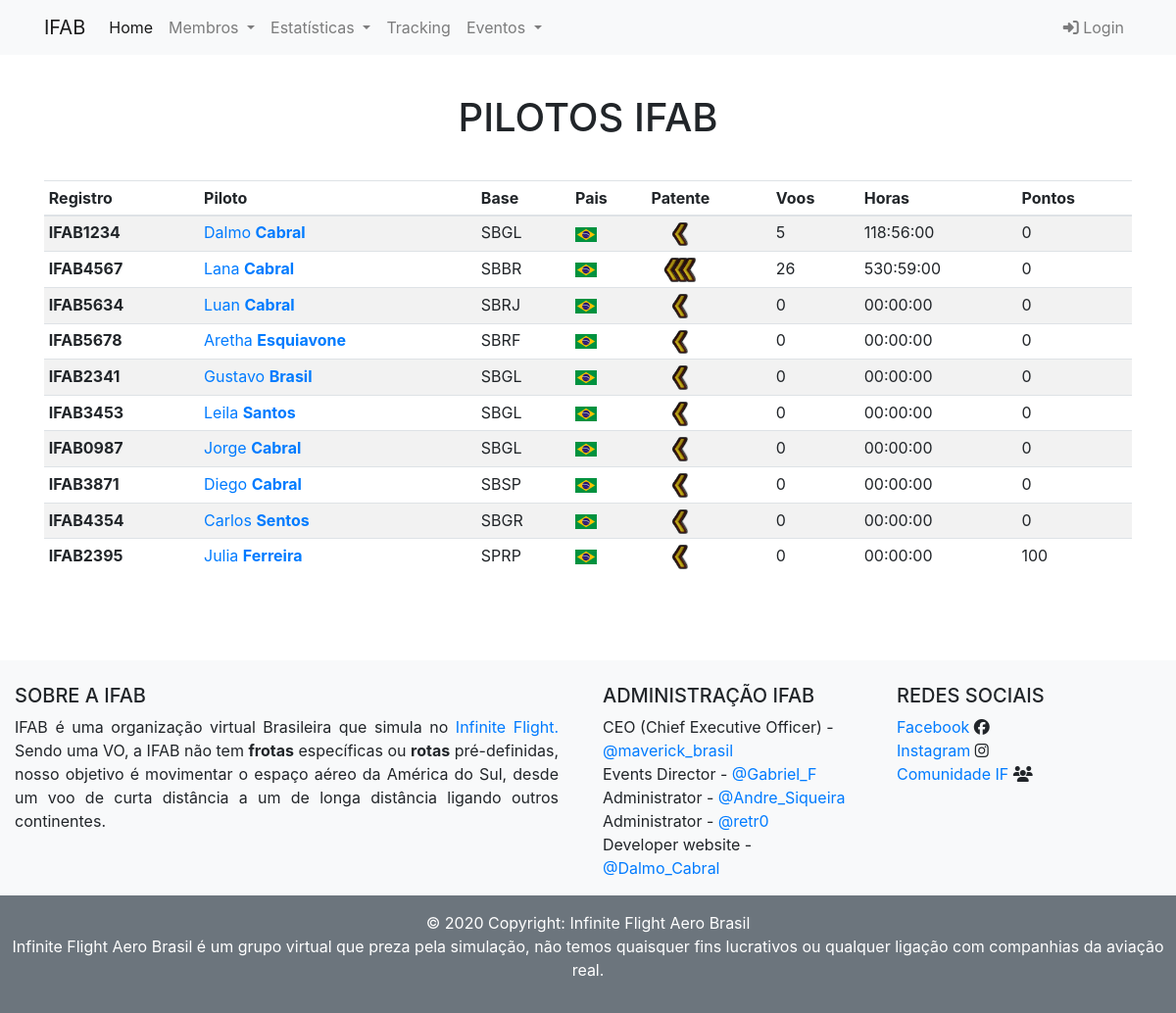
The page /pilotos on the database as committed earlier.
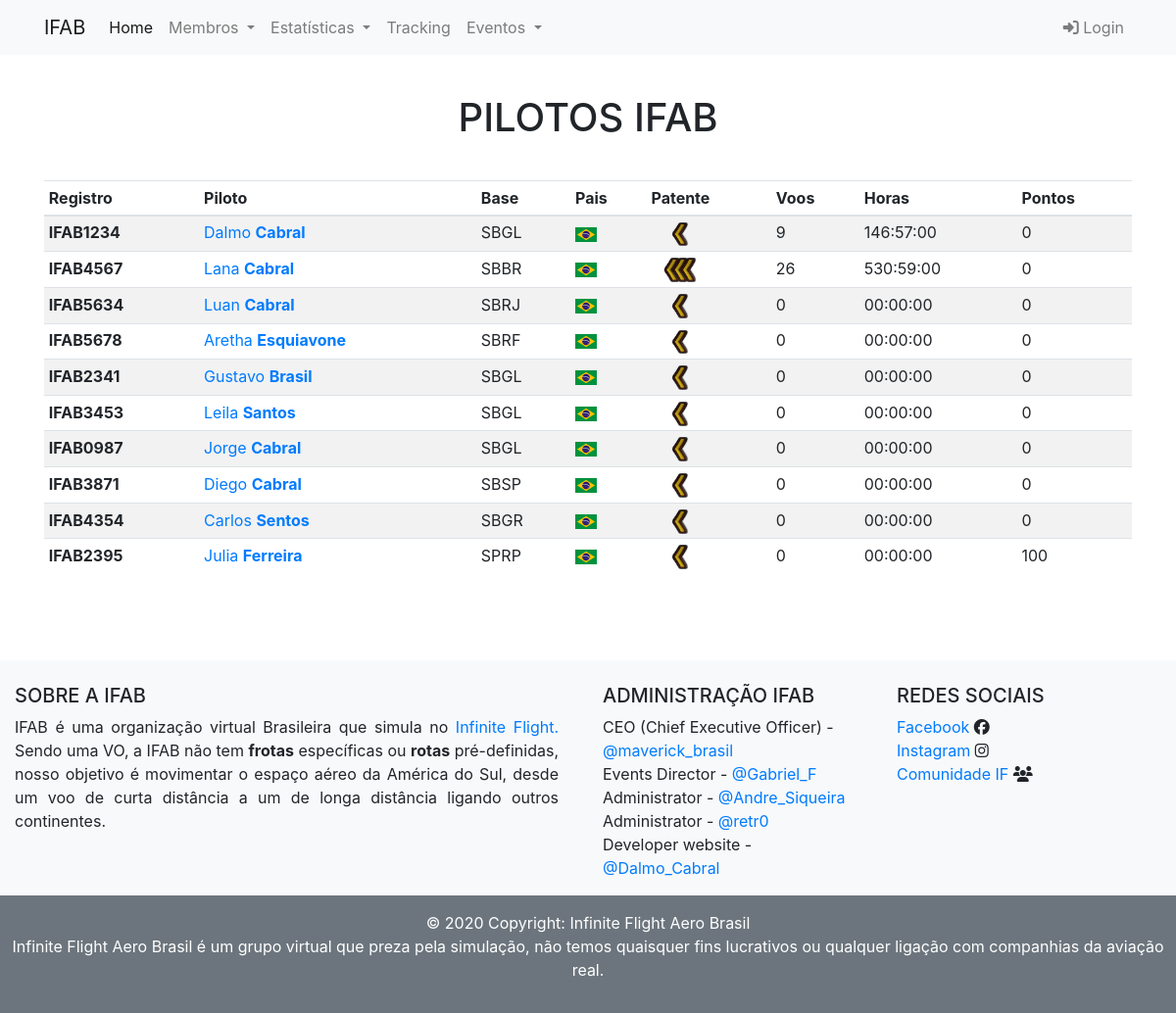
The same page on the database as committed later.
### app/models.py (models this page shows, shortened)
class User(db.Model, UserMixin):
    __tablename__ = 'users'
    id = db.Column(db.Integer, primary_key=True)
    username = db.Column(db.String(80), nullable=False)
    sobrenome = db.Column(db.String(200))
    email = db.Column(db.String(120), unique=True, nullable=False, index=True)
    password = db.Column(db.String(120), nullable=False)
    gametag = db.Column(db.String(200))
    registro = db.Column(db.String(200))
    ifcomunity = db.Column(db.String(400))
    sobremim = db.Column(db.String(200))
    pais = db.Column(db.String(200))
    base = db.Column(db.String(200))
    idade = db.Column(db.String(200))
    grau = db.Column(db.String(200))
    logbook = db.relationship('Logbook', backref='user', lazy='dynamic')  #lazy='dynamic'
    data_create = db.Column(db.DateTime, default=datetime.utcnow)
    pontos = db.Column(db.Integer(), default=0)
    cont_tempo = db.Column(db.Float, default=0)
    cont_tempo_str = db.Column(db.String(20000), default='00:00:00')
    cont_voo = db.Column(db.Integer, default=0)

### app/routes.py (the view)
@app.route('/pilotos')
def pilotos():
    log = Logbook.query.all()
    user = User.query.all()
    return render_template('pilotos.html', users=user, log=log)

### app/templates/pilotos.html (shortened to what this page needs)
{% extends 'base.html' %}
{% block content %}
<div class="container">
    <h1 class="text-center pilots"  style="margin-top: 40px;">PILOTOS IFAB</h1>
    <div class="table-responsive" style="margin-top: 40px;">
        <table class="table table-sm table-striped ">
            <thead>
                <tr>
                    <th>Registro</th>
                    <th>Piloto</th>
                    <th>Base</th>
                    <th>Pais</th>
                    <th>Patente</th>
                    <th>Voos</th>
                    <th>Horas</th>
                    <th>Pontos</th>
                </tr>
            </thead>
            <tbody>
            {% for users in users %}
                <tr>
                    <td><strong>IFAB{{users.registro}}</strong></td>
                    <td><a href="{{ url_for('unique', id=users.id) }}">{{ users.username }} <strong>{{users.sobrenome}}</strong></a></td>
                    <td>{{users.base}}</td>
                    {% if users.pais == 'Brasil' %}
                    <td><img src="../static/img/bandeiras/BR.png" alt=""></td>
                    {% elif users.pais == 'Inglaterra' %}
                    <td><img src="../static/img/bandeiras/GB.png" alt=""></td>
                    {% endif %}
                    <td>
                        {% if users.cont_tempo > 3000 %}
                        <img src="../static/img/patente/CMM.png" alt=""  width="60px">
                      {% elif users.cont_tempo > 2000 %}
                        <img src="../static/img/patente/CMD.png" alt="" width="60px">
                      {% elif users.cont_tempo > 1000 %}
                        <img src="../static/img/patente/POF2.png" alt="" width="60px">
                      {% elif users.cont_tempo > 500 %}
                        <img src="../static/img/patente/POF.png" alt=""  width="60px">
                      {% elif users.cont_tempo > 250 %}
                        <img src="../static/img/patente/COP2.png" alt="" width="60px">
                      {% else %}
                        <img src="../static/img/patente/COP.png" alt="" width="60px">
                      {% endif %}
                    </td>
                    <td>{{users.cont_voo}}</td>
                    <td>{{users.cont_tempo_str}}</td>
                    <td>{{users.pontos}}</td>
                </tr>
            {% endfor %}
            </tbody>
        </table>
    </div>
</div>
{% endblock %}

Rows that differ between the two databases and show on the page:
changed User "Dalmo": cont_voo "5" → "9"; cont_tempo_str "118:56:00" → "146:57:00"
